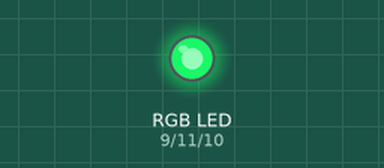
Recording of a sketch running on a simulated Arduino Uno, built with avr-gcc and run on an emulated ATmega328P. On the bench: an RGB LED mixed from three pins (HIGH = lit). Dim RGB values are drawn brighter than linear; random numbers use the default seed unless the sketch sets one.

Above: at 0.1 s.
At 4.6 s:
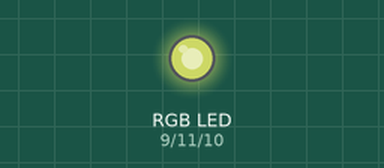
At 9.6 s:
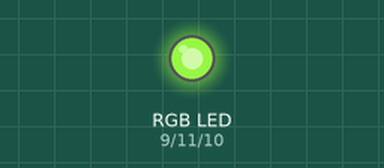
At 19.1 s:
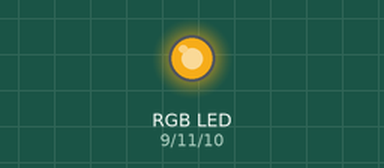
At 28.6 s:
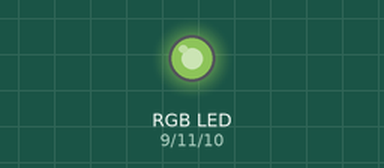
At 39.1 s:
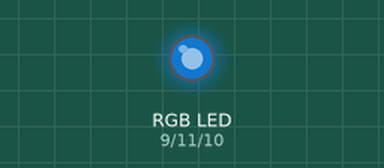
Timing chart, 0 to 40.0 s (numbered marks = the images above):
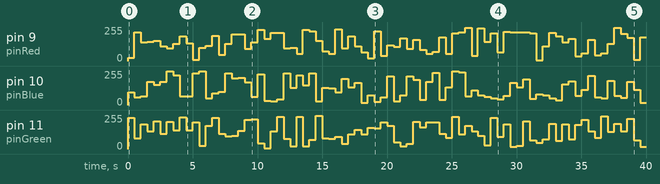

The sketch:

sketch_mar30a.ino
```cpp
int pinRed = 9;
int pinBlue = 10;
int pinGreen = 11;

void setup() {
  pinMode(pinRed, OUTPUT);
  pinMode(pinBlue, OUTPUT);
  pinMode(pinGreen, OUTPUT);
}
void rgbColorSelect(int rVal, int gVal, int bVal){
    analogWrite(pinRed, 255-rVal);
    analogWrite(pinGreen, 255-gVal);
    analogWrite(pinBlue, 255-bVal);


  }


void loop() {
  int currentPin = pinRed;
  int myDelay = 500;
  int r = abs(1+rand()%255), g = abs(1+rand()%255), b = abs(1+rand()%255);
  int rr = random(0, 255), gg = random(0, 255), bb = random(0, 255);

  rgbColorSelect(rr,gg,bb);
  delay(myDelay);

  /*
  rgbColorSelect(255,255,0);
  delay(myDelay);
  rgbColorSelect(0,64,0);
  delay(myDelay);
  rgbColorSelect(0,255,223);
  delay(myDelay);
  */
  /*
  digitalWrite(pinRed, LOW);
  digitalWrite(pinBlue,HIGH);
  digitalWrite(pinGreen, HIGH);
  delay(myDelay);
  digitalWrite(pinRed, HIGH);
  digitalWrite(pinBlue,LOW);
  digitalWrite(pinGreen, HIGH);
  delay(myDelay);
  digitalWrite(pinRed, HIGH);
  digitalWrite(pinBlue,HIGH);
  digitalWrite(pinGreen, LOW);
  delay(myDelay);
  */

}
```

Measured:
- by itself, pin 9 (pinRed): 0/255 → 23/255 at 0.00 s, → 217/255 0.50 s later, → 141/255 0.50 s later, → 146/255 0.50 s later, … (80 changes in this stretch)
- by itself, pin 10 (pinBlue): 0/255 → 97/255 at 0.00 s, → 58/255 0.50 s later, → 67/255 0.50 s later, → 175/255 0.50 s later, … (80 changes in this stretch)
